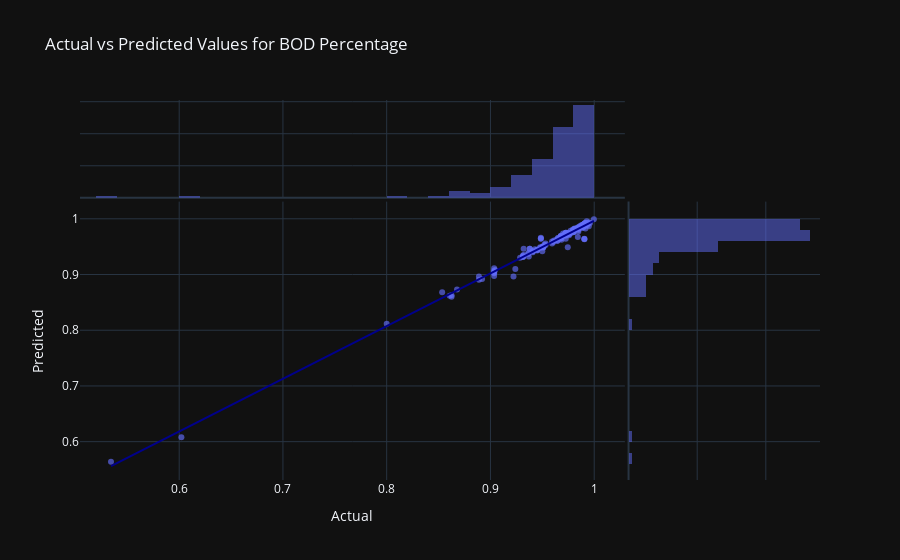
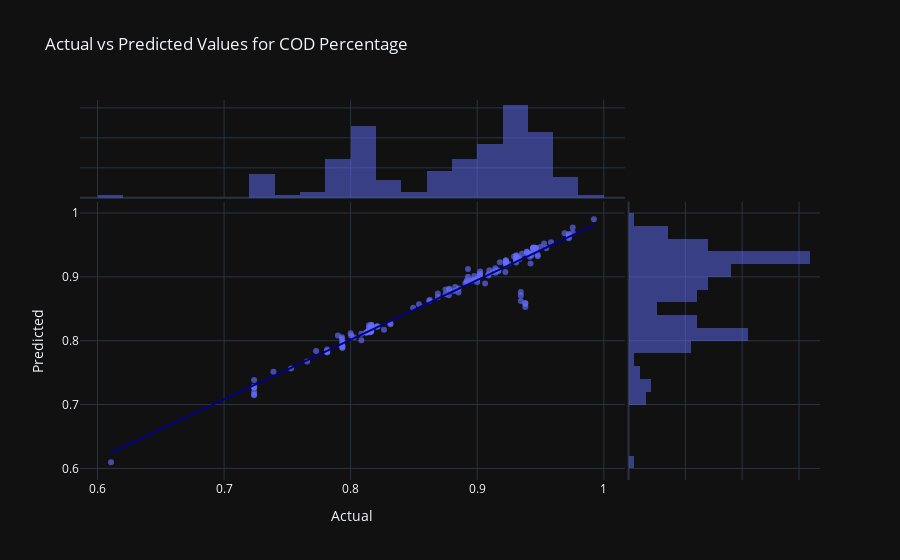
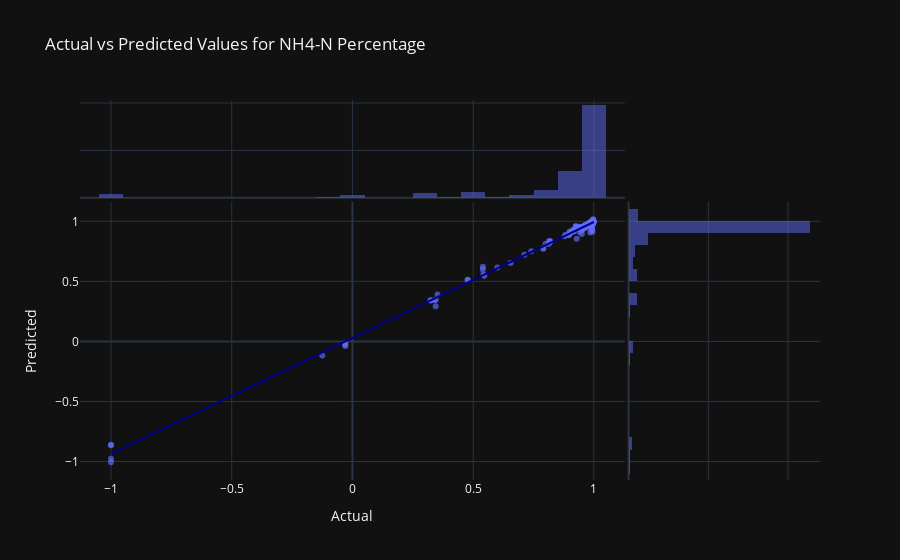
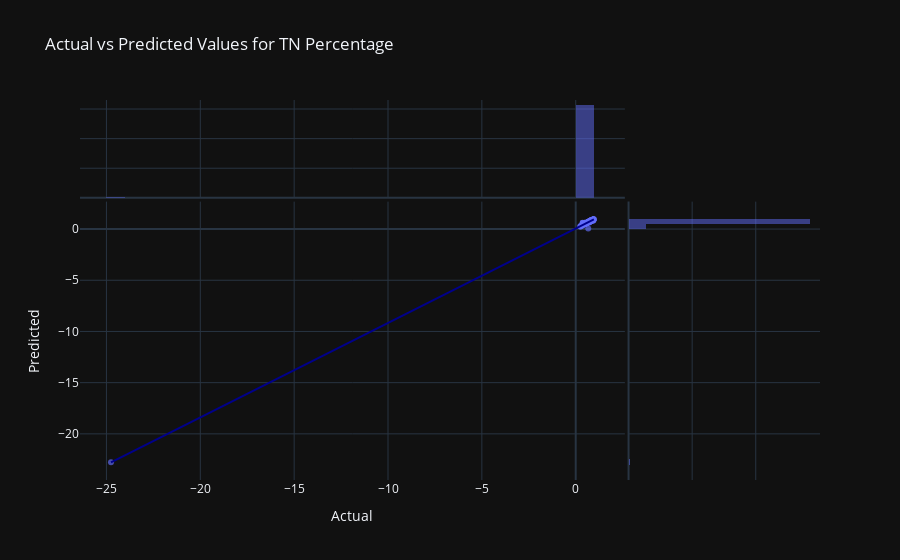

Notebook code cell kept with these figures, in order:
### Code cell
fig6 = px.scatter(x=regressor6.y_val, y=regressor6.y_pred, opacity=0.65,
                 labels={'x': 'Actual',
                         'y': 'Predicted'},
                 marginal_x='histogram', marginal_y='histogram',
                 trendline='ols', trendline_color_override='darkblue',
                 template='plotly_dark', title='Actual vs Predicted Values for BOD Percentage')
fig6.show()

fig7 = px.scatter(x=regressor7.y_val, y=regressor7.y_pred, opacity=0.65,
                 labels={'x': 'Actual',
                         'y': 'Predicted'},
                 marginal_x='histogram', marginal_y='histogram',
                 trendline='ols', trendline_color_override='darkblue',
                 template='plotly_dark', title='Actual vs Predicted Values for COD Percentage')
fig7.show()

fig8 = px.scatter(x=regressor8.y_val, y=regressor8.y_pred, opacity=0.65,
                 labels={'x': 'Actual',
                         'y': 'Predicted'},
                 marginal_x='histogram', marginal_y='histogram',
                 trendline='ols', trendline_color_override='darkblue',
                 template='plotly_dark', title='Actual vs Predicted Values for NH4-N Percentage')
fig8.show()

fig9 = px.scatter(x=regressor9.y_val, y=regressor9.y_pred, opacity=0.65,
                 labels={'x': 'Actual',
                         'y': 'Predicted'},
                 marginal_x='histogram', marginal_y='histogram',
                 trendline='ols', trendline_color_override='darkblue',
                 template='plotly_dark', title='Actual vs Predicted Values for TN Percentage')
fig9.show()

fig10 = px.scatter(x=regressor10.y_val, y=regressor10.y_pred, opacity=0.65,
                 labels={'x': 'Actual',
                         'y': 'Predicted'},
                 marginal_x='histogram', marginal_y='histogram',
                 trendline='ols', trendline_color_override='darkblue',
                 template='plotly_dark', title='Actual vs Predicted Values for TP Percentage')
fig10.show()

### Figure 1 — Plotly figure (JSON) as saved in the notebook; plotly's stock layout.template omitted (floating-point values rounded to 4 significant figures; data arrays with more than 128 entries replaced by an {"elided": "..."} marker saying what was removed)
{"data": [{"hovertemplate": "Actual=%{x}<br>Predicted=%{y}<extra></extra>", "legendgroup": "", "marker": {"color": "#636efa", "opacity": 0.65, "symbol": "circle"}, "mode": "markers", "name": "", "orientation": "v", "showlegend": false, "type": "scatter", "x": {"elided": "158 float values"}, "xaxis": "x", "y": {"elided": "158 float values"}, "yaxis": "y"}, {"alignmentgroup": "True", "bingroup": "x", "hovertemplate": "Actual=%{x}<br>count=%{y}<extra></extra>", "legendgroup": "", "marker": {"color": "#636efa"}, "name": "", "offsetgroup": "", "opacity": 0.5, "showlegend": false, "type": "histogram", "x": {"elided": "158 float values"}, "xaxis": "x3", "yaxis": "y3"}, {"alignmentgroup": "True", "bingroup": "y", "hovertemplate": "Predicted=%{y}<br>count=%{x}<extra></extra>", "legendgroup": "", "marker": {"color": "#636efa"}, "name": "", "offsetgroup": "", "opacity": 0.5, "showlegend": false, "type": "histogram", "xaxis": "x2", "y": {"elided": "158 float values"}, "yaxis": "y2"}, {"hovertemplate": "<b>OLS trendline</b><br>y = 0.946017 * x + 0.0507543<br>R<sup>2</sup>=0.986670<br><br>Actual=%{x}<br>Predicted=%{y} <b>(trend)</b><extra></extra>", "legendgroup": "", "line": {"color": "darkblue"}, "marker": {"color": "#636efa", "symbol": "circle"}, "mode": "lines", "name": "", "showlegend": false, "type": "scatter", "x": {"elided": "158 float values"}, "xaxis": "x", "y": {"elided": "158 float values"}, "yaxis": "y"}], "layout": {"barmode": "overlay", "legend": {"tracegroupgap": 0}, "title": {"text": "Actual vs Predicted Values for BOD Percentage"}, "xaxis": {"anchor": "y", "domain": [0, 0.7363], "title": {"text": "Actual"}}, "xaxis2": {"anchor": "y2", "domain": [0.7413, 1], "matches": "x2", "showgrid": true, "showline": false, "showticklabels": false, "ticks": ""}, "xaxis3": {"anchor": "y3", "domain": [0, 0.7363], "matches": "x", "showgrid": true, "showticklabels": false}, "xaxis4": {"anchor": "y4", "domain": [0.7413, 1], "matches": "x2", "showgrid": true, "showline": false, "showticklabels": false, "ticks": ""}, "yaxis": {"anchor": "x", "domain": [0, 0.7326], "title": {"text": "Predicted"}}, "yaxis2": {"anchor": "x2", "domain": [0, 0.7326], "matches": "y", "showgrid": true, "showticklabels": false}, "yaxis3": {"anchor": "x3", "domain": [0.7426, 1], "matches": "y3", "showgrid": true, "showline": false, "showticklabels": false, "ticks": ""}, "yaxis4": {"anchor": "x4", "domain": [0.7426, 1], "matches": "y3", "showgrid": true, "showline": false, "showticklabels": false, "ticks": ""}}}

### Figure 2 — Plotly figure (JSON) as saved in the notebook; plotly's stock layout.template omitted (floating-point values rounded to 4 significant figures; data arrays with more than 128 entries replaced by an {"elided": "..."} marker saying what was removed)
{"data": [{"hovertemplate": "Actual=%{x}<br>Predicted=%{y}<extra></extra>", "legendgroup": "", "marker": {"color": "#636efa", "opacity": 0.65, "symbol": "circle"}, "mode": "markers", "name": "", "orientation": "v", "showlegend": false, "type": "scatter", "x": {"elided": "158 float values"}, "xaxis": "x", "y": {"elided": "158 float values"}, "yaxis": "y"}, {"alignmentgroup": "True", "bingroup": "x", "hovertemplate": "Actual=%{x}<br>count=%{y}<extra></extra>", "legendgroup": "", "marker": {"color": "#636efa"}, "name": "", "offsetgroup": "", "opacity": 0.5, "showlegend": false, "type": "histogram", "x": {"elided": "158 float values"}, "xaxis": "x3", "yaxis": "y3"}, {"alignmentgroup": "True", "bingroup": "y", "hovertemplate": "Predicted=%{y}<br>count=%{x}<extra></extra>", "legendgroup": "", "marker": {"color": "#636efa"}, "name": "", "offsetgroup": "", "opacity": 0.5, "showlegend": false, "type": "histogram", "xaxis": "x2", "y": {"elided": "158 float values"}, "yaxis": "y2"}, {"hovertemplate": "<b>OLS trendline</b><br>y = 0.933525 * x + 0.054774<br>R<sup>2</sup>=0.955212<br><br>Actual=%{x}<br>Predicted=%{y} <b>(trend)</b><extra></extra>", "legendgroup": "", "line": {"color": "darkblue"}, "marker": {"color": "#636efa", "symbol": "circle"}, "mode": "lines", "name": "", "showlegend": false, "type": "scatter", "x": {"elided": "158 float values"}, "xaxis": "x", "y": {"elided": "158 float values"}, "yaxis": "y"}], "layout": {"barmode": "overlay", "legend": {"tracegroupgap": 0}, "title": {"text": "Actual vs Predicted Values for COD Percentage"}, "xaxis": {"anchor": "y", "domain": [0, 0.7363], "title": {"text": "Actual"}}, "xaxis2": {"anchor": "y2", "domain": [0.7413, 1], "matches": "x2", "showgrid": true, "showline": false, "showticklabels": false, "ticks": ""}, "xaxis3": {"anchor": "y3", "domain": [0, 0.7363], "matches": "x", "showgrid": true, "showticklabels": false}, "xaxis4": {"anchor": "y4", "domain": [0.7413, 1], "matches": "x2", "showgrid": true, "showline": false, "showticklabels": false, "ticks": ""}, "yaxis": {"anchor": "x", "domain": [0, 0.7326], "title": {"text": "Predicted"}}, "yaxis2": {"anchor": "x2", "domain": [0, 0.7326], "matches": "y", "showgrid": true, "showticklabels": false}, "yaxis3": {"anchor": "x3", "domain": [0.7426, 1], "matches": "y3", "showgrid": true, "showline": false, "showticklabels": false, "ticks": ""}, "yaxis4": {"anchor": "x4", "domain": [0.7426, 1], "matches": "y3", "showgrid": true, "showline": false, "showticklabels": false, "ticks": ""}}}

### Figure 3 — Plotly figure (JSON) as saved in the notebook; plotly's stock layout.template omitted (floating-point values rounded to 4 significant figures; data arrays with more than 128 entries replaced by an {"elided": "..."} marker saying what was removed)
{"data": [{"hovertemplate": "Actual=%{x}<br>Predicted=%{y}<extra></extra>", "legendgroup": "", "marker": {"color": "#636efa", "opacity": 0.65, "symbol": "circle"}, "mode": "markers", "name": "", "orientation": "v", "showlegend": false, "type": "scatter", "x": {"elided": "158 float values"}, "xaxis": "x", "y": {"elided": "158 float values"}, "yaxis": "y"}, {"alignmentgroup": "True", "bingroup": "x", "hovertemplate": "Actual=%{x}<br>count=%{y}<extra></extra>", "legendgroup": "", "marker": {"color": "#636efa"}, "name": "", "offsetgroup": "", "opacity": 0.5, "showlegend": false, "type": "histogram", "x": {"elided": "158 float values"}, "xaxis": "x3", "yaxis": "y3"}, {"alignmentgroup": "True", "bingroup": "y", "hovertemplate": "Predicted=%{y}<br>count=%{x}<extra></extra>", "legendgroup": "", "marker": {"color": "#636efa"}, "name": "", "offsetgroup": "", "opacity": 0.5, "showlegend": false, "type": "histogram", "xaxis": "x2", "y": {"elided": "158 float values"}, "yaxis": "y2"}, {"hovertemplate": "<b>OLS trendline</b><br>y = 0.965819 * x + 0.0285693<br>R<sup>2</sup>=0.996166<br><br>Actual=%{x}<br>Predicted=%{y} <b>(trend)</b><extra></extra>", "legendgroup": "", "line": {"color": "darkblue"}, "marker": {"color": "#636efa", "symbol": "circle"}, "mode": "lines", "name": "", "showlegend": false, "type": "scatter", "x": {"elided": "158 float values"}, "xaxis": "x", "y": {"elided": "158 float values"}, "yaxis": "y"}], "layout": {"barmode": "overlay", "legend": {"tracegroupgap": 0}, "title": {"text": "Actual vs Predicted Values for NH4-N Percentage"}, "xaxis": {"anchor": "y", "domain": [0, 0.7363], "title": {"text": "Actual"}}, "xaxis2": {"anchor": "y2", "domain": [0.7413, 1], "matches": "x2", "showgrid": true, "showline": false, "showticklabels": false, "ticks": ""}, "xaxis3": {"anchor": "y3", "domain": [0, 0.7363], "matches": "x", "showgrid": true, "showticklabels": false}, "xaxis4": {"anchor": "y4", "domain": [0.7413, 1], "matches": "x2", "showgrid": true, "showline": false, "showticklabels": false, "ticks": ""}, "yaxis": {"anchor": "x", "domain": [0, 0.7326], "title": {"text": "Predicted"}}, "yaxis2": {"anchor": "x2", "domain": [0, 0.7326], "matches": "y", "showgrid": true, "showticklabels": false}, "yaxis3": {"anchor": "x3", "domain": [0.7426, 1], "matches": "y3", "showgrid": true, "showline": false, "showticklabels": false, "ticks": ""}, "yaxis4": {"anchor": "x4", "domain": [0.7426, 1], "matches": "y3", "showgrid": true, "showline": false, "showticklabels": false, "ticks": ""}}}

### Figure 4 — Plotly figure (JSON) as saved in the notebook; plotly's stock layout.template omitted (floating-point values rounded to 4 significant figures; data arrays with more than 128 entries replaced by an {"elided": "..."} marker saying what was removed)
{"data": [{"hovertemplate": "Actual=%{x}<br>Predicted=%{y}<extra></extra>", "legendgroup": "", "marker": {"color": "#636efa", "opacity": 0.65, "symbol": "circle"}, "mode": "markers", "name": "", "orientation": "v", "showlegend": false, "type": "scatter", "x": {"elided": "158 float values"}, "xaxis": "x", "y": {"elided": "158 float values"}, "yaxis": "y"}, {"alignmentgroup": "True", "bingroup": "x", "hovertemplate": "Actual=%{x}<br>count=%{y}<extra></extra>", "legendgroup": "", "marker": {"color": "#636efa"}, "name": "", "offsetgroup": "", "opacity": 0.5, "showlegend": false, "type": "histogram", "x": {"elided": "158 float values"}, "xaxis": "x3", "yaxis": "y3"}, {"alignmentgroup": "True", "bingroup": "y", "hovertemplate": "Predicted=%{y}<br>count=%{x}<extra></extra>", "legendgroup": "", "marker": {"color": "#636efa"}, "name": "", "offsetgroup": "", "opacity": 0.5, "showlegend": false, "type": "histogram", "xaxis": "x2", "y": {"elided": "158 float values"}, "yaxis": "y2"}, {"hovertemplate": "<b>OLS trendline</b><br>y = 0.922242 * x + 0.0582763<br>R<sup>2</sup>=0.998945<br><br>Actual=%{x}<br>Predicted=%{y} <b>(trend)</b><extra></extra>", "legendgroup": "", "line": {"color": "darkblue"}, "marker": {"color": "#636efa", "symbol": "circle"}, "mode": "lines", "name": "", "showlegend": false, "type": "scatter", "x": {"elided": "158 float values"}, "xaxis": "x", "y": {"elided": "158 float values"}, "yaxis": "y"}], "layout": {"barmode": "overlay", "legend": {"tracegroupgap": 0}, "title": {"text": "Actual vs Predicted Values for TN Percentage"}, "xaxis": {"anchor": "y", "domain": [0, 0.7363], "title": {"text": "Actual"}}, "xaxis2": {"anchor": "y2", "domain": [0.7413, 1], "matches": "x2", "showgrid": true, "showline": false, "showticklabels": false, "ticks": ""}, "xaxis3": {"anchor": "y3", "domain": [0, 0.7363], "matches": "x", "showgrid": true, "showticklabels": false}, "xaxis4": {"anchor": "y4", "domain": [0.7413, 1], "matches": "x2", "showgrid": true, "showline": false, "showticklabels": false, "ticks": ""}, "yaxis": {"anchor": "x", "domain": [0, 0.7326], "title": {"text": "Predicted"}}, "yaxis2": {"anchor": "x2", "domain": [0, 0.7326], "matches": "y", "showgrid": true, "showticklabels": false}, "yaxis3": {"anchor": "x3", "domain": [0.7426, 1], "matches": "y3", "showgrid": true, "showline": false, "showticklabels": false, "ticks": ""}, "yaxis4": {"anchor": "x4", "domain": [0.7426, 1], "matches": "y3", "showgrid": true, "showline": false, "showticklabels": false, "ticks": ""}}}
